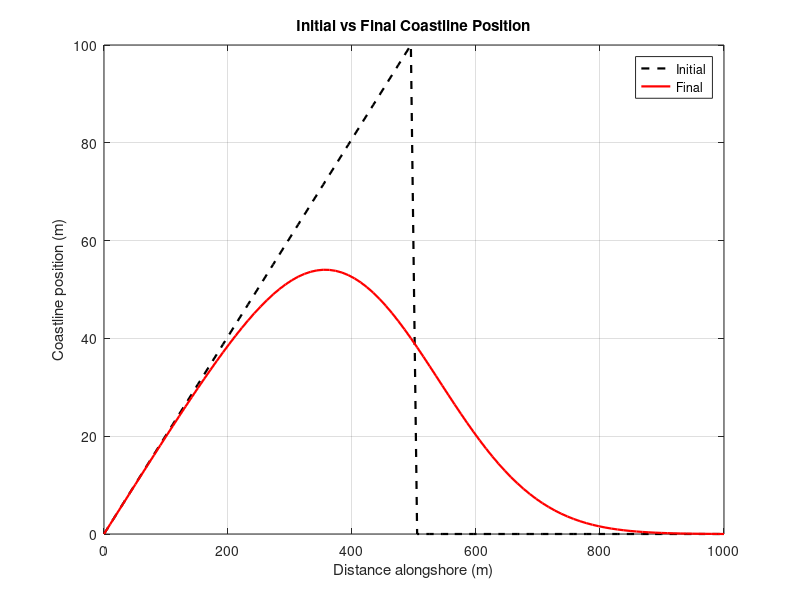
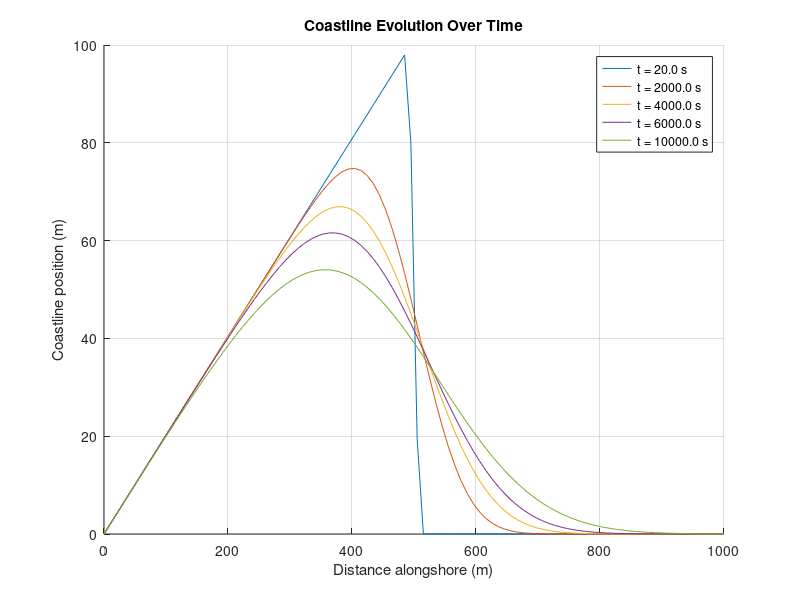
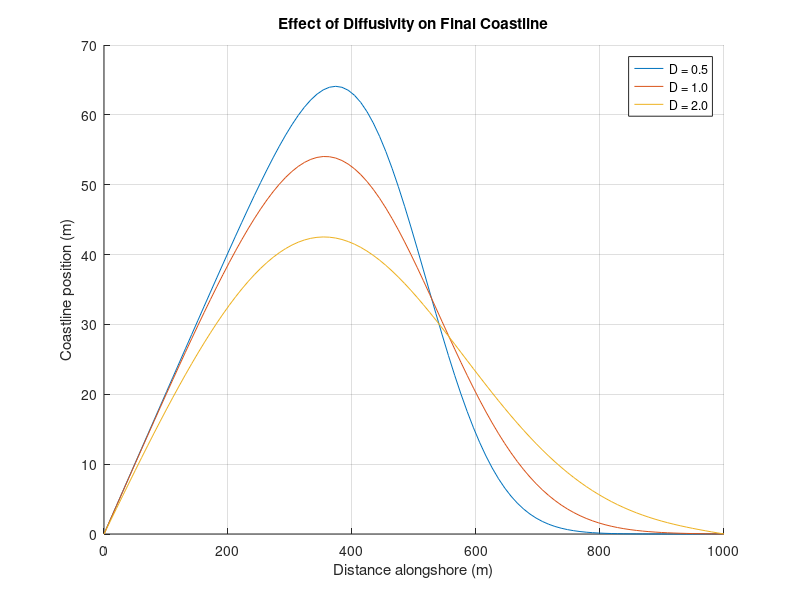

The MATLAB script that drew these images, in order:
%% Final Modeling Project Draft Notebook
% Marcus & Angela
 
% Evolution of a Sandy Coastline
%~~~~~~~~~~ Introduction ~~~~~~~~~~%

% We are modeling the evolution of a sandy coastline, which is important to
% study due to the current global rising sea level that leaves coastlines
% vulnerable to further erosion and flooding. Currently, according to Pham 
% Nam, there are 6 numerical modeling methods to study coastline evolution:
% (1) conceptual models, (2) shoreline evolution models, (3) profile 
% evolution models, (4) 2D horizontal morphological evolution models, 
% (5) quasi-3D morphological models, and (6) fully 3D morphological models.
% Here we use a combination of 2D and profile shoreline evolution models. 

%~~~~~~~~~~ Equations ~~~~~~~~~~%



% setting parameters
L = 1000; % length of the domain (m)
T = 10000; % simulation time (s)
D = 1; % diffusivity (m^2/s)
Nx = 100; % number of spatial points
Nt = 500; % number of time steps
dx = L/(Nx -1); % Spatial step size
dt = T/Nt; % time step size

% initial conditions
x = linspace(0, L, Nx);
y = zeros(Nx, 1);
y(1:Nx/2) = linspace(0, 100, Nx/2); % linear initial condition
%% 
% Figure 1 & 2, Intial vs. Final Coastline Position and Evolution over time
% 
% Finite Difference Method (do we need more than one method? how many?)

% Initial vs Final Coastline
figure(1);
plot(x, y, 'k--', 'LineWidth', 1.6, 'DisplayName', 'Initial');
hold on;

for n = 1:Nt
    y_new = y;
    for i = 2:Nx-1
        y_new(i) = y(i) + D * dt / dx^2 * (y(i+1) - 2*y(i) + y(i-1));
    end
    y = y_new;
    % save the final state for comparison
    if n == Nt
        plot(x, y, 'r', 'LineWidth', 1.6, 'DisplayName', 'Final');
    end
end
xlabel('Distance alongshore (m)'); ylabel('Coastline position (m)');
title('Initial vs Final Coastline Position'); legend; grid on;

% store shoreline positions at selected time steps for plotting
time_steps_to_plot = [1, 100, 200, 300, Nt];
y_history = zeros(Nx, length(time_steps_to_plot));
plot_index = 1;
% Reset y for evolution plotting
y = zeros(Nx, 1);
y(1:Nx/2) = linspace(0, 100, Nx/2);

for n = 1:Nt
    y_new = y;
    for i = 2:Nx-1
        y_new(i) = y(i)+D*dt/dx^2*(y(i+1)-2*y(i)+y(i-1));
    end
    y = y_new;
    if ismember(n, time_steps_to_plot)
        y_history(:, plot_index) = y;
        plot_index = plot_index + 1;
    end
end

% Plot selected time steps
figure(2);
hold on;
for i = 1:length(time_steps_to_plot)
    plot(x, y_history(:, i), 'DisplayName', sprintf('t = %.1f s', time_steps_to_plot(i) * dt));
end
xlabel('Distance alongshore (m)'); ylabel('Coastline position (m)');
title('Coastline Evolution Over Time'); legend show; grid on;
%% 
% Figure 3, Effect of Diffusivity on Final Coastline
% 
% same methods

figure(3);
D_values = [0.5, 1, 2]; % different diffusivities
hold on;
for D_test = D_values
    y = zeros(Nx, 1);
    y(1:Nx/2) = linspace(0, 100, Nx/2); % reset initial condition
    for n = 1:Nt
        y_new = y;
        for i = 2:Nx-1
            y_new(i) = y(i)+D_test*dt/dx^2*(y(i+1)-2*y(i)+y(i-1));
        end
        y = y_new;
    end
    plot(x, y, 'DisplayName', sprintf('D = %.1f', D_test));
end
xlabel('Distance alongshore (m)'); ylabel('Coastline position (m)');
title('Effect of Diffusivity on Final Coastline'); legend show; grid on;
%% 
% We need to figure out two more figures to do

%~~~~~~~~~~ References ~~~~~~~~~~%

% Nam, P. T., Larson, M., Hanson, H., & Hoan, L. X. (2011). 
% A numerical model of beach morphological evolution due to waves and 
% currents in the vicinity of coastal structures. Coastal Engineering, 
% 58(9), 863–876. https://doi.org/10.1016/j.coastaleng.2011.05.006 
